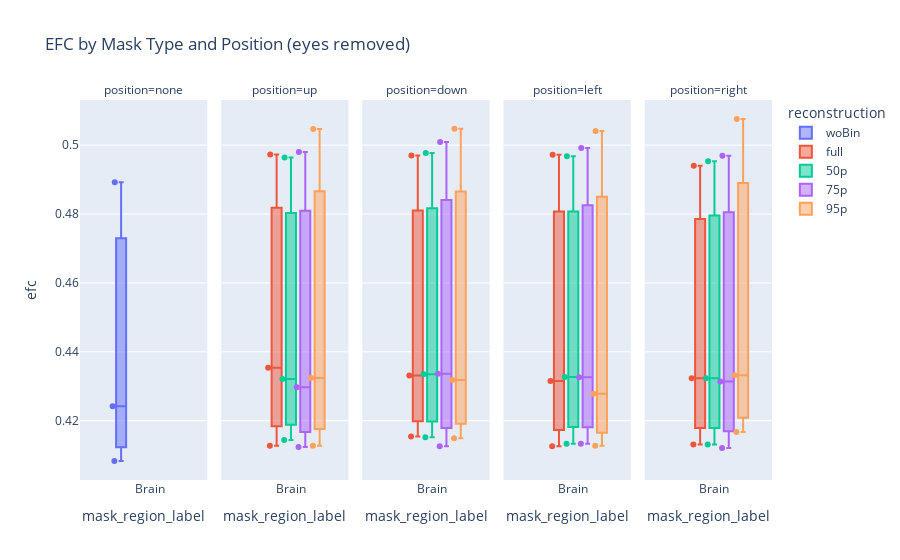

The code cell stored with this chart in its notebook:
### Markdown cell above
EFC

https://mriqc.readthedocs.io/en/latest/iqms/t1w.html#mriqc.qc.anatomical.efc

Entropy focus criterion (image entropy). Calculate the EFC [Atkinson1997]. Uses the Shannon entropy of voxel intensities as an indication of ghosting and blurring induced by head motion. A range of low values is better, with EFC = 0 for all the energy concentrated in one pixel.

### Code cell
# Build efc-long dataframe from `merged` (brain-only, eyes removed)
records_efc = []
for _, r in merged.iterrows():
    mask = str(r.get('mask')).lower() if r.get('mask') is not None else ''
    if mask != 'brain':
        continue
    val = r.get('efc') if 'efc' in r.index else pd.NA
    records_efc.append({
        'subject': r.get('subject'),
        'position': r.get('position'),
        'reconstruction': r.get('reconstruction'),
        'mask': mask,
        'mask_region_label': 'Brain',
        'efc': val,
        'bids_name': r.get('bids_name')
    })

plot_efc = pd.DataFrame.from_records(records_efc)
plot_efc = plot_efc.dropna(subset=['efc'])

# Ensure categorical ordering (reuse recon_order and position_order defined earlier)
plot_efc['reconstruction'] = pd.Categorical(plot_efc['reconstruction'], categories=recon_order, ordered=True)
plot_efc['mask_region_label'] = pd.Categorical(plot_efc['mask_region_label'], categories=['Brain'], ordered=True)
plot_efc['position'] = pd.Categorical(plot_efc['position'], categories=position_order, ordered=True)

# Boxplot of EFC (eyes removed)
fig = px.box(
    plot_efc,
    x='mask_region_label',
    y='efc',
    color='reconstruction',
    facet_col='position',
    points='all',
    title='EFC by Mask Type and Position (eyes removed)',
    category_orders={
        'mask_region_label': ['Brain'],
        'reconstruction': recon_order,
        'position': position_order
    }
)
fig.update_layout(boxmode='group')
fig.show()

### Figure 1 — Plotly figure (JSON) as saved in the notebook; plotly's stock layout.template omitted (floating-point values rounded to 4 significant figures)
{"data": [{"alignmentgroup": "True", "boxpoints": "all", "hovertemplate": "reconstruction=woBin<br>position=none<br>mask_region_label=%{x}<br>efc=%{y}<extra></extra>", "legendgroup": "woBin", "marker": {"color": "#636efa"}, "name": "woBin", "notched": false, "offsetgroup": "woBin", "orientation": "v", "showlegend": true, "type": "box", "x": ["Brain", "Brain", "Brain"], "x0": " ", "xaxis": "x", "y": [0.4242, 0.4083, 0.4892], "y0": " ", "yaxis": "y"}, {"alignmentgroup": "True", "boxpoints": "all", "hovertemplate": "reconstruction=full<br>position=up<br>mask_region_label=%{x}<br>efc=%{y}<extra></extra>", "legendgroup": "full", "marker": {"color": "#EF553B"}, "name": "full", "notched": false, "offsetgroup": "full", "orientation": "v", "showlegend": true, "type": "box", "x": ["Brain", "Brain", "Brain"], "x0": " ", "xaxis": "x2", "y": [0.4354, 0.4127, 0.4973], "y0": " ", "yaxis": "y2"}, {"alignmentgroup": "True", "boxpoints": "all", "hovertemplate": "reconstruction=full<br>position=down<br>mask_region_label=%{x}<br>efc=%{y}<extra></extra>", "legendgroup": "full", "marker": {"color": "#EF553B"}, "name": "full", "notched": false, "offsetgroup": "full", "orientation": "v", "showlegend": false, "type": "box", "x": ["Brain", "Brain", "Brain"], "x0": " ", "xaxis": "x3", "y": [0.4331, 0.4154, 0.497], "y0": " ", "yaxis": "y3"}, {"alignmentgroup": "True", "boxpoints": "all", "hovertemplate": "reconstruction=full<br>position=left<br>mask_region_label=%{x}<br>efc=%{y}<extra></extra>", "legendgroup": "full", "marker": {"color": "#EF553B"}, "name": "full", "notched": false, "offsetgroup": "full", "orientation": "v", "showlegend": false, "type": "box", "x": ["Brain", "Brain", "Brain"], "x0": " ", "xaxis": "x4", "y": [0.4315, 0.4126, 0.4972], "y0": " ", "yaxis": "y4"}, {"alignmentgroup": "True", "boxpoints": "all", "hovertemplate": "reconstruction=full<br>position=right<br>mask_region_label=%{x}<br>efc=%{y}<extra></extra>", "legendgroup": "full", "marker": {"color": "#EF553B"}, "name": "full", "notched": false, "offsetgroup": "full", "orientation": "v", "showlegend": false, "type": "box", "x": ["Brain", "Brain", "Brain"], "x0": " ", "xaxis": "x5", "y": [0.4323, 0.4131, 0.494], "y0": " ", "yaxis": "y5"}, {"alignmentgroup": "True", "boxpoints": "all", "hovertemplate": "reconstruction=50p<br>position=up<br>mask_region_label=%{x}<br>efc=%{y}<extra></extra>", "legendgroup": "50p", "marker": {"color": "#00cc96"}, "name": "50p", "notched": false, "offsetgroup": "50p", "orientation": "v", "showlegend": true, "type": "box", "x": ["Brain", "Brain", "Brain"], "x0": " ", "xaxis": "x2", "y": [0.4321, 0.4144, 0.4964], "y0": " ", "yaxis": "y2"}, {"alignmentgroup": "True", "boxpoints": "all", "hovertemplate": "reconstruction=50p<br>position=down<br>mask_region_label=%{x}<br>efc=%{y}<extra></extra>", "legendgroup": "50p", "marker": {"color": "#00cc96"}, "name": "50p", "notched": false, "offsetgroup": "50p", "orientation": "v", "showlegend": false, "type": "box", "x": ["Brain", "Brain", "Brain"], "x0": " ", "xaxis": "x3", "y": [0.4335, 0.4152, 0.4977], "y0": " ", "yaxis": "y3"}, {"alignmentgroup": "True", "boxpoints": "all", "hovertemplate": "reconstruction=50p<br>position=left<br>mask_region_label=%{x}<br>efc=%{y}<extra></extra>", "legendgroup": "50p", "marker": {"color": "#00cc96"}, "name": "50p", "notched": false, "offsetgroup": "50p", "orientation": "v", "showlegend": false, "type": "box", "x": ["Brain", "Brain", "Brain"], "x0": " ", "xaxis": "x4", "y": [0.4327, 0.4133, 0.4968], "y0": " ", "yaxis": "y4"}, {"alignmentgroup": "True", "boxpoints": "all", "hovertemplate": "reconstruction=50p<br>position=right<br>mask_region_label=%{x}<br>efc=%{y}<extra></extra>", "legendgroup": "50p", "marker": {"color": "#00cc96"}, "name": "50p", "notched": false, "offsetgroup": "50p", "orientation": "v", "showlegend": false, "type": "box", "x": ["Brain", "Brain", "Brain"], "x0": " ", "xaxis": "x5", "y": [0.4323, 0.4131, 0.4953], "y0": " ", "yaxis": "y5"}, {"alignmentgroup": "True", "boxpoints": "all", "hovertemplate": "reconstruction=75p<br>position=up<br>mask_region_label=%{x}<br>efc=%{y}<extra></extra>", "legendgroup": "75p", "marker": {"color": "#ab63fa"}, "name": "75p", "notched": false, "offsetgroup": "75p", "orientation": "v", "showlegend": true, "type": "box", "x": ["Brain", "Brain", "Brain"], "x0": " ", "xaxis": "x2", "y": [0.4297, 0.4124, 0.498], "y0": " ", "yaxis": "y2"}, {"alignmentgroup": "True", "boxpoints": "all", "hovertemplate": "reconstruction=75p<br>position=down<br>mask_region_label=%{x}<br>efc=%{y}<extra></extra>", "legendgroup": "75p", "marker": {"color": "#ab63fa"}, "name": "75p", "notched": false, "offsetgroup": "75p", "orientation": "v", "showlegend": false, "type": "box", "x": ["Brain", "Brain", "Brain"], "x0": " ", "xaxis": "x3", "y": [0.4336, 0.4126, 0.5009], "y0": " ", "yaxis": "y3"}, {"alignmentgroup": "True", "boxpoints": "all", "hovertemplate": "reconstruction=75p<br>position=left<br>mask_region_label=%{x}<br>efc=%{y}<extra></extra>", "legendgroup": "75p", "marker": {"color": "#ab63fa"}, "name": "75p", "notched": false, "offsetgroup": "75p", "orientation": "v", "showlegend": false, "type": "box", "x": ["Brain", "Brain", "Brain"], "x0": " ", "xaxis": "x4", "y": [0.4326, 0.4133, 0.4992], "y0": " ", "yaxis": "y4"}, {"alignmentgroup": "True", "boxpoints": "all", "hovertemplate": "reconstruction=75p<br>position=right<br>mask_region_label=%{x}<br>efc=%{y}<extra></extra>", "legendgroup": "75p", "marker": {"color": "#ab63fa"}, "name": "75p", "notched": false, "offsetgroup": "75p", "orientation": "v", "showlegend": false, "type": "box", "x": ["Brain", "Brain", "Brain"], "x0": " ", "xaxis": "x5", "y": [0.4314, 0.4121, 0.4969], "y0": " ", "yaxis": "y5"}, {"alignmentgroup": "True", "boxpoints": "all", "hovertemplate": "reconstruction=95p<br>position=up<br>mask_region_label=%{x}<br>efc=%{y}<extra></extra>", "legendgroup": "95p", "marker": {"color": "#FFA15A"}, "name": "95p", "notched": false, "offsetgroup": "95p", "orientation": "v", "showlegend": true, "type": "box", "x": ["Brain", "Brain", "Brain"], "x0": " ", "xaxis": "x2", "y": [0.4324, 0.4127, 0.5047], "y0": " ", "yaxis": "y2"}, {"alignmentgroup": "True", "boxpoints": "all", "hovertemplate": "reconstruction=95p<br>position=down<br>mask_region_label=%{x}<br>efc=%{y}<extra></extra>", "legendgroup": "95p", "marker": {"color": "#FFA15A"}, "name": "95p", "notched": false, "offsetgroup": "95p", "orientation": "v", "showlegend": false, "type": "box", "x": ["Brain", "Brain", "Brain"], "x0": " ", "xaxis": "x3", "y": [0.4318, 0.4149, 0.5048], "y0": " ", "yaxis": "y3"}, {"alignmentgroup": "True", "boxpoints": "all", "hovertemplate": "reconstruction=95p<br>position=left<br>mask_region_label=%{x}<br>efc=%{y}<extra></extra>", "legendgroup": "95p", "marker": {"color": "#FFA15A"}, "name": "95p", "notched": false, "offsetgroup": "95p", "orientation": "v", "showlegend": false, "type": "box", "x": ["Brain", "Brain", "Brain"], "x0": " ", "xaxis": "x4", "y": [0.4278, 0.4127, 0.5041], "y0": " ", "yaxis": "y4"}, {"alignmentgroup": "True", "boxpoints": "all", "hovertemplate": "reconstruction=95p<br>position=right<br>mask_region_label=%{x}<br>efc=%{y}<extra></extra>", "legendgroup": "95p", "marker": {"color": "#FFA15A"}, "name": "95p", "notched": false, "offsetgroup": "95p", "orientation": "v", "showlegend": false, "type": "box", "x": ["Brain", "Brain", "Brain"], "x0": " ", "xaxis": "x5", "y": [0.4332, 0.4167, 0.5076], "y0": " ", "yaxis": "y5"}], "layout": {"annotations": [{"font": {}, "showarrow": false, "text": "position=none", "x": 0.092, "xanchor": "center", "xref": "paper", "y": 1, "yanchor": "bottom", "yref": "paper"}, {"font": {}, "showarrow": false, "text": "position=up", "x": 0.296, "xanchor": "center", "xref": "paper", "y": 1, "yanchor": "bottom", "yref": "paper"}, {"font": {}, "showarrow": false, "text": "position=down", "x": 0.5, "xanchor": "center", "xref": "paper", "y": 1, "yanchor": "bottom", "yref": "paper"}, {"font": {}, "showarrow": false, "text": "position=left", "x": 0.704, "xanchor": "center", "xref": "paper", "y": 1, "yanchor": "bottom", "yref": "paper"}, {"font": {}, "showarrow": false, "text": "position=right", "x": 0.908, "xanchor": "center", "xref": "paper", "y": 1, "yanchor": "bottom", "yref": "paper"}], "boxmode": "group", "legend": {"title": {"text": "reconstruction"}, "tracegroupgap": 0}, "title": {"text": "EFC by Mask Type and Position (eyes removed)"}, "xaxis": {"anchor": "y", "categoryarray": ["Brain"], "categoryorder": "array", "domain": [0, 0.184], "title": {"text": "mask_region_label"}}, "xaxis2": {"anchor": "y2", "categoryarray": ["Brain"], "categoryorder": "array", "domain": [0.204, 0.388], "matches": "x", "title": {"text": "mask_region_label"}}, "xaxis3": {"anchor": "y3", "categoryarray": ["Brain"], "categoryorder": "array", "domain": [0.408, 0.592], "matches": "x", "title": {"text": "mask_region_label"}}, "xaxis4": {"anchor": "y4", "categoryarray": ["Brain"], "categoryorder": "array", "domain": [0.612, 0.796], "matches": "x", "title": {"text": "mask_region_label"}}, "xaxis5": {"anchor": "y5", "categoryarray": ["Brain"], "categoryorder": "array", "domain": [0.816, 1], "matches": "x", "title": {"text": "mask_region_label"}}, "yaxis": {"anchor": "x", "domain": [0, 1], "title": {"text": "efc"}}, "yaxis2": {"anchor": "x2", "domain": [0, 1], "matches": "y", "showticklabels": false}, "yaxis3": {"anchor": "x3", "domain": [0, 1], "matches": "y", "showticklabels": false}, "yaxis4": {"anchor": "x4", "domain": [0, 1], "matches": "y", "showticklabels": false}, "yaxis5": {"anchor": "x5", "domain": [0, 1], "matches": "y", "showticklabels": false}}}
